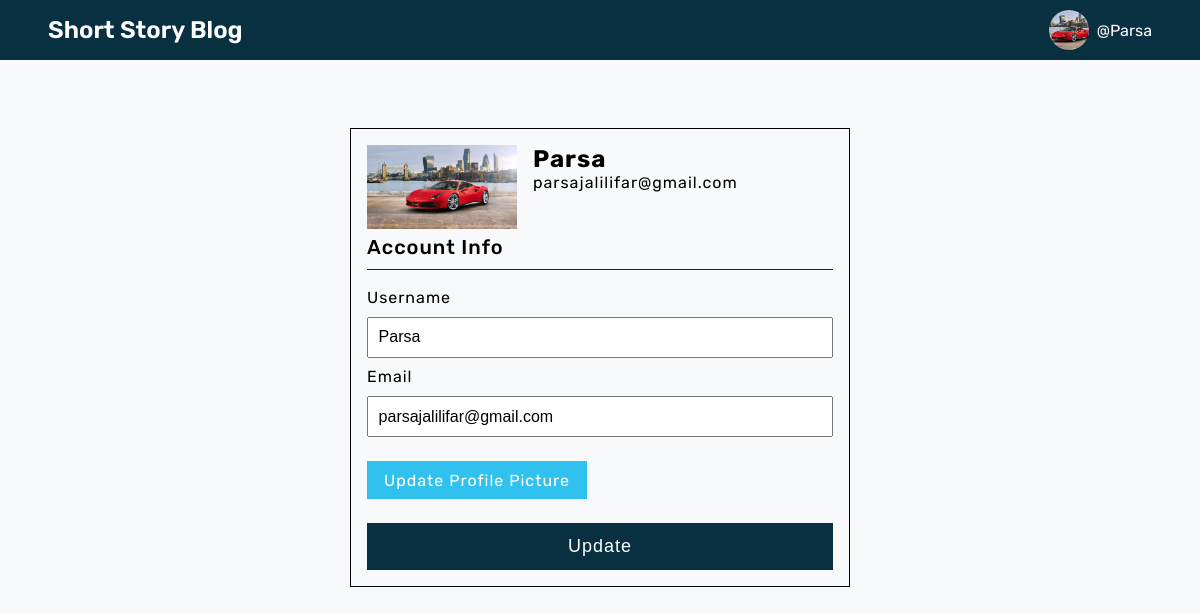
Screenshot of /account (signed in) with the database file from the repository.
### shortstoryblog/models.py (models this page shows, shortened)
class User(db.Model, UserMixin):
    id = db.Column(db.Integer, primary_key=True)
    username = db.Column(db.String(20), unique=True, nullable=False)
    email = db.Column(db.String(120), unique=True, nullable=False)
    image_file = db.Column(db.String(20), nullable=False, default="default.jpg")
    password = db.Column(db.String(60), nullable=False)
    posts = db.relationship("Post", backref="author", lazy=True)

### shortstoryblog/users/routes.py (the view)
@users.route("/account", methods=["GET", "POST"])
@login_required
def account():
    form = UpdateAccountForm()
    if form.validate_on_submit():
        if form.picture.data:
            picture_file = save_picture(form.picture.data)
            current_user.image_file = picture_file
        current_user.username = form.username.data
        current_user.email = form.email.data
        db.session.commit()
        flash("Your account has been updated!", "success")
        return redirect(url_for("users.account"))
    elif request.method == "GET":
        form.username.data = current_user.username
        form.email.data = current_user.email
    image_file = url_for("static", filename="profile_pics/" + current_user.image_file)
    return render_template(
        "account.html", title="Account", image_file=image_file, form=form
    )

### shortstoryblog/users/forms.py (shortened to what this page needs)
class UpdateAccountForm(FlaskForm):
    username = StringField(
        "Username", validators=[DataRequired(), Length(min=2, max=20)]
    )
    email = StringField("Email", validators=[DataRequired(), Email()])
    picture = FileField(
        "Update Profile Picture", validators=[FileAllowed(["jpg", "png"])]
    )
    submit = SubmitField("Update")

### shortstoryblog/models.py (called while the page is built)
@login_manager.user_loader
def load_user(user_id):
    return User.query.get(int(user_id))

### shortstoryblog/templates/account.html (shortened to what this page needs)
{% extends 'main_layout.html' %}
{% block main_content %}
<div class="content-section">
    <div class="media">
        <img class="rounded-circle account-img" src="{{ image_file }}">
        <div class="media-body">
            <h2 class="account-heading">{{ current_user.username }}</h2>
            <p class="text-secondary">{{ current_user.email }}</p>
        </div>
    </div>
    <form method="POST" action="" enctype="multipart/form-data">
        <fieldset class="form-group">
            <legend class="border-bottom mb-4">Account Info</legend>
            <div class="border"></div>
            <div class="form-group">
                {{ form.username.label(class="form-control-label") }}
                {% if form.username.errors %}
                {{ form.username(class="form-control form-control-lg is-invalid") }}
                <div class="invalid-feedback">
                    {% for error in form.username.errors %}
                    <span>{{ error }}</span>
                    {% endfor %}
                </div>
                {% else %}
                {{ form.username(class="form-control form-control-lg") }}
                {% endif %}
            </div>
            <div class="form-group">
                {{ form.email.label(class="form-control-label") }}
                {% if form.email.errors %}
                {{ form.email(class="form-control form-control-lg is-invalid") }}
                <div class="invalid-feedback">
                    {% for error in form.email.errors %}
                    <span>{{ error }}</span>
                    {% endfor %}
                </div>
                {% else %}
                {{ form.email(class="form-control form-control-lg") }}
                {% endif %}
            </div>
            <div class="form-group">
                {{ form.picture.label(class="picture-label") }}
            </div>
        </fieldset>
        <div class="form-group">
            {{ form.submit(class="btn btn-outline-info") }}
        </div>
    </form>
</div>
{% endblock main_content %}

### shortstoryblog/templates/main_layout.html (shortened to what this page needs)
<!DOCTYPE html>
<html lang="en">
<head>
    <link rel="stylesheet" href="//use.fontawesome.com/releases/v5.0.7/css/all.css">
    <link rel="stylesheet" type="text/css" href="{{ url_for('static', filename='main.css') }}">
</head>
<body>
    <div class="main-container">
        <div class="header">
            <a href="{{ url_for('main.home') }}">
                <h3>Short Story Blog</h3>
            </a>
            <div class="profile-container" onclick="showSubMenu()">
                <div class="profile">
                    <div class="img-holder">
                        <img src="{{ url_for('static', filename='profile_pics/' + current_user.image_file) }}"
                            alt="profile picture" />
                    </div>
                    <p>@{{current_user.username}}</p>
                </div>
            </div>
        </div>
        <div class="body-content">
            {% block main_content %}{% endblock main_content %}
        </div>
    </div>
</body>
</html>

### shortstoryblog/static/main.css (style rules this page uses)
* { margin: 0; padding: 0; box-sizing: border-box; }
html, body { height: 100%; font-family: "Rubik", sans-serif; }
:root { --clr1: #083041; --clr2: #f8f9fa; --clr3: #e9ecef; --danger: #c62d2d; --success: #31c1ef; }
.main-container { background-color: var(--clr2); overflow: auto; }
.main-container .header { position: fixed; z-index: 100; display: flex; justify-content: space-between; align-items: center; width: 100%; background-color: var(--clr1); color: white; padding: 0 3rem; }
.main-container .header a { color: white; text-decoration: none; }
.main-container .header a h3 { font-size: 24px; font-weight: 600; line-height: 2.5; }
.profile-container { display: flex; flex-direction: column; align-items: center; }
.profile-container .profile { display: flex; align-items: center; cursor: pointer; }
.profile-container .profile .img-holder { max-width: 40px; height: 40px; margin-right: 0.5rem; border-radius: 100%; overflow: hidden; }
.profile-container .profile .img-holder img { width: 100%; height: 40px; object-fit: cover; object-position: center; }
.body-content { padding: 6rem 1rem 2rem; height: 100vh; }
.media { display: flex; margin-bottom: 1rem; }
.media img { margin-right: 1rem; max-width: 150px; }
.body-content .content-section { max-width: 500px; margin: 2rem auto; letter-spacing: 1px; border: 1px solid black; padding: 1rem; }
.body-content .content-section form .form-group { display: flex; flex-direction: column; }
.body-content .content-section form fieldset .border { width: 100%; height: 1px; background-color: var(--clr1); margin-bottom: 0.5rem; }
.body-content .content-section form fieldset { border: none; }
.body-content .content-section form fieldset legend { position: relative; top: -10px; margin-top: 1rem; font-size: 20px; font-weight: 500; }
.body-content .content-section form .form-control-label { padding: 0.6rem 0; }
.body-content .content-section form .form-control { padding: 0.6rem; font-size: 16px; }
.body-content .content-section form .picture-label { margin: 1.5rem 0 1rem; background-color: var(--success); max-width: 220px; text-align: center; padding: 0.6rem; cursor: pointer; color: white; font-weight: 400; }
.body-content .content-section form .btn { padding: 0.8rem; font-size: 18px; font-weight: 500; cursor: pointer; background-color: var(--clr1); color: #fff; border: none; letter-spacing: 1px; transition: all 0.2s; margin-top: 0.5rem; }

### rows the page displays
User: image_file (picture), username "Parsa", email "parsajalilifar@gmail.com"
